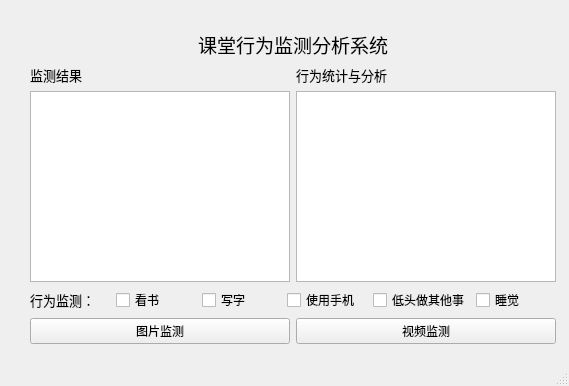
<?xml version="1.0" encoding="UTF-8"?>
<ui version="4.0">
 <class>MainWindow</class>
 <widget class="QMainWindow" name="MainWindow">
  <property name="geometry">
   <rect>
    <x>0</x>
    <y>0</y>
    <width>569</width>
    <height>386</height>
   </rect>
  </property>
  <property name="windowTitle">
   <string>课堂行为监测分析系统</string>
  </property>
  <widget class="QWidget" name="centralwidget">
   <widget class="QWidget" name="layoutWidget">
    <property name="geometry">
     <rect>
      <x>30</x>
      <y>30</y>
      <width>526</width>
      <height>314</height>
     </rect>
    </property>
    <layout class="QVBoxLayout" name="verticalLayout_4">
     <item>
      <widget class="QLabel" name="label_4">
       <property name="font">
        <font>
         <pointsize>14</pointsize>
        </font>
       </property>
       <property name="text">
        <string>课堂行为监测分析系统</string>
       </property>
       <property name="alignment">
        <set>Qt::AlignCenter</set>
       </property>
      </widget>
     </item>
     <item>
      <layout class="QHBoxLayout" name="horizontalLayout_3">
       <item>
        <layout class="QVBoxLayout" name="verticalLayout_3">
         <item>
          <widget class="QLabel" name="label_3">
           <property name="font">
            <font>
             <pointsize>10</pointsize>
            </font>
           </property>
           <property name="text">
            <string>监测结果</string>
           </property>
          </widget>
         </item>
         <item>
          <widget class="QGraphicsView" name="graphicsView"/>
         </item>
        </layout>
       </item>
       <item>
        <layout class="QVBoxLayout" name="verticalLayout_2">
         <item>
          <widget class="QLabel" name="label_2">
           <property name="font">
            <font>
             <pointsize>10</pointsize>
            </font>
           </property>
           <property name="text">
            <string>行为统计与分析</string>
           </property>
          </widget>
         </item>
         <item>
          <widget class="QTextBrowser" name="textBrowser"/>
         </item>
        </layout>
       </item>
      </layout>
     </item>
     <item>
      <layout class="QVBoxLayout" name="verticalLayout">
       <item>
        <layout class="QHBoxLayout" name="horizontalLayout">
         <item>
          <widget class="QLabel" name="label">
           <property name="font">
            <font>
             <pointsize>10</pointsize>
            </font>
           </property>
           <property name="text">
            <string>行为监测：</string>
           </property>
          </widget>
         </item>
         <item>
          <widget class="QCheckBox" name="checkBox_2">
           <property name="text">
            <string>看书</string>
           </property>
          </widget>
         </item>
         <item>
          <widget class="QCheckBox" name="checkBox_3">
           <property name="text">
            <string>写字</string>
           </property>
          </widget>
         </item>
         <item>
          <widget class="QCheckBox" name="checkBox_4">
           <property name="text">
            <string>使用手机</string>
           </property>
          </widget>
         </item>
         <item>
          <widget class="QCheckBox" name="checkBox_5">
           <property name="text">
            <string>低头做其他事</string>
           </property>
          </widget>
         </item>
         <item>
          <widget class="QCheckBox" name="checkBox_5">
           <property name="text">
            <string>睡觉</string>
           </property>
          </widget>
         </item>
        </layout>
       </item>
       <item>
        <layout class="QHBoxLayout" name="horizontalLayout_2">
         <item>
          <widget class="QPushButton" name="pushButton">
           <property name="text">
            <string>图片监测</string>
           </property>
          </widget>
         </item>
         <item>
          <widget class="QPushButton" name="pushButton_2">
           <property name="text">
            <string>视频监测</string>
           </property>
          </widget>
         </item>
        </layout>
       </item>
      </layout>
     </item>
    </layout>
   </widget>
  </widget>
  <widget class="QMenuBar" name="menubar">
   <property name="geometry">
    <rect>
     <x>0</x>
     <y>0</y>
     <width>569</width>
     <height>22</height>
    </rect>
   </property>
  </widget>
  <widget class="QStatusBar" name="statusbar"/>
 </widget>
 <resources/>
 <connections/>
</ui>
